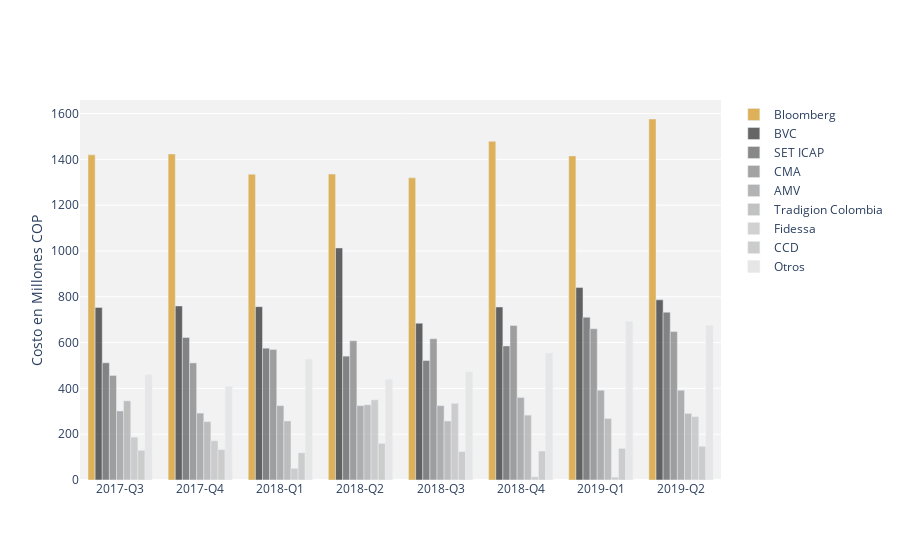

The code cell stored with this chart in its notebook:
### Code cell
import plotly.graph_objects as go

fig = go.Figure(data=[
    go.Bar(name='Bloomberg', x=Data.Time_line, y=Data['BLOOMBERG'], marker=dict(color='rgba(222, 176, 87, 1)')),
    go.Bar(name='BVC', x=Data.Time_line, y=Data['BVC'], marker=dict(color='rgba(0, 0, 0, 0.6)')),
    go.Bar(name='SET ICAP', x=Data.Time_line, y=Data['SET ICAP'], marker=dict(color='rgba(58, 58, 58, 0.6)')),
    go.Bar(name='CMA', x=Data.Time_line, y=Data['CMA'], marker=dict(color='rgba(102, 102, 102, 0.6)')),
    go.Bar(name='AMV', x=Data.Time_line, y=Data['AMV'], marker=dict(color='rgba(128, 128, 128, 0.6)')),
    go.Bar(name='Tradigion Colombia', x=Data.Time_line, y=Data['TRADITION COLOMBIA'], marker=dict(color='rgba(153, 153, 153, 0.6)')),
    go.Bar(name='Fidessa', x=Data.Time_line, y=Data['FIDESSA'], marker=dict(color='rgba(179, 179, 179, 0.6)')),
    go.Bar(name='CCD', x=Data.Time_line, y=Data['CCD'], marker=dict(color='rgba(204, 204, 204, 1)')),
    go.Bar(name='Otros', x=Data.Time_line, y=Data['Otros'], marker=dict(color='rgba(230, 230, 230, 1)'))
])
# Change the bar mode
fig.update_layout(barmode='group',
                  yaxis=dict(title="Costo en Millones COP"),
                  paper_bgcolor='rgba(0,0,0,0)',
                  plot_bgcolor='rgba(0,0,0,0.05)')
fig.show()

### Figure 1 — Plotly figure (JSON) as saved in the notebook; plotly's stock layout.template omitted (floating-point values rounded to 4 significant figures)
{"data": [{"marker": {"color": "rgba(222, 176, 87, 1)"}, "name": "Bloomberg", "type": "bar", "x": ["2017-Q3", "2017-Q4", "2018-Q1", "2018-Q2", "2018-Q3", "2018-Q4", "2019-Q1", "2019-Q2"], "y": [1420.0, 1423.0, 1335.0, 1336.0, 1319.0, 1479.0, 1415.0, 1576.0]}, {"marker": {"color": "rgba(0, 0, 0, 0.6)"}, "name": "BVC", "type": "bar", "x": ["2017-Q3", "2017-Q4", "2018-Q1", "2018-Q2", "2018-Q3", "2018-Q4", "2019-Q1", "2019-Q2"], "y": [753.5, 759.9, 756.9, 1013.0, 684.7, 755.5, 840.3, 786.6]}, {"marker": {"color": "rgba(58, 58, 58, 0.6)"}, "name": "SET ICAP", "type": "bar", "x": ["2017-Q3", "2017-Q4", "2018-Q1", "2018-Q2", "2018-Q3", "2018-Q4", "2019-Q1", "2019-Q2"], "y": [511.7, 622.1, 575.7, 540.8, 521.6, 585.4, 710.8, 732.5]}, {"marker": {"color": "rgba(102, 102, 102, 0.6)"}, "name": "CMA", "type": "bar", "x": ["2017-Q3", "2017-Q4", "2018-Q1", "2018-Q2", "2018-Q3", "2018-Q4", "2019-Q1", "2019-Q2"], "y": [456.3, 511.2, 570.2, 608.1, 616.7, 674.3, 660.3, 648.1]}, {"marker": {"color": "rgba(128, 128, 128, 0.6)"}, "name": "AMV", "type": "bar", "x": ["2017-Q3", "2017-Q4", "2018-Q1", "2018-Q2", "2018-Q3", "2018-Q4", "2019-Q1", "2019-Q2"], "y": [301.4, 292.0, 324.4, 324.4, 324.4, 360.5, 391.8, 391.8]}, {"marker": {"color": "rgba(153, 153, 153, 0.6)"}, "name": "Tradigion Colombia", "type": "bar", "x": ["2017-Q3", "2017-Q4", "2018-Q1", "2018-Q2", "2018-Q3", "2018-Q4", "2019-Q1", "2019-Q2"], "y": [345.5, 254.6, 257.6, 328.1, 257.5, 283.2, 268.5, 290.6]}, {"marker": {"color": "rgba(179, 179, 179, 0.6)"}, "name": "Fidessa", "type": "bar", "x": ["2017-Q3", "2017-Q4", "2018-Q1", "2018-Q2", "2018-Q3", "2018-Q4", "2019-Q1", "2019-Q2"], "y": [186.9, 171.1, 50.63, 350.0, 334.5, 13.63, 12.3, 276.6]}, {"marker": {"color": "rgba(204, 204, 204, 1)"}, "name": "CCD", "type": "bar", "x": ["2017-Q3", "2017-Q4", "2018-Q1", "2018-Q2", "2018-Q3", "2018-Q4", "2019-Q1", "2019-Q2"], "y": [129.2, 132.5, 118.9, 159.7, 124.1, 126.4, 137.6, 147.0]}, {"marker": {"color": "rgba(230, 230, 230, 1)"}, "name": "Otros", "type": "bar", "x": ["2017-Q3", "2017-Q4", "2018-Q1", "2018-Q2", "2018-Q3", "2018-Q4", "2019-Q1", "2019-Q2"], "y": [459.3, 408.1, 527.9, 439.5, 472.2, 554.3, 691.9, 674.4]}], "layout": {"barmode": "group", "paper_bgcolor": "rgba(0,0,0,0)", "plot_bgcolor": "rgba(0,0,0,0.05)", "yaxis": {"title": {"text": "Costo en Millones COP"}}}}
